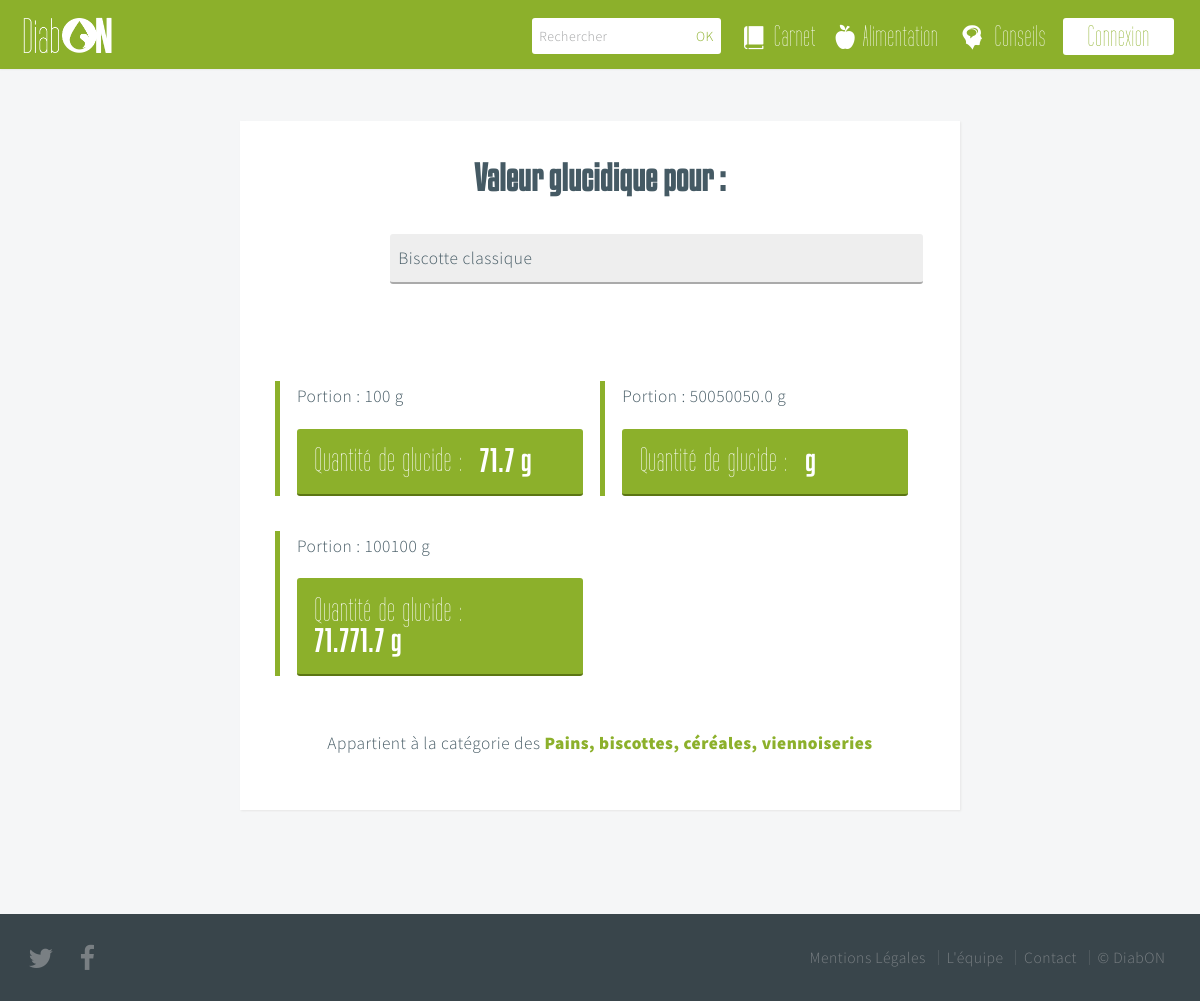
The page /aliment/Biscotteclassique/ on the database its author committed.
### core/models.py (models this page shows, shortened)
class Food(models.Model):
	name = models.CharField(max_length=200)
	slug = models.SlugField(max_length=200)
	weight = models.IntegerField()
	glucide = models.IntegerField()
	category = models.ForeignKey('Category')

class Category(models.Model):
	name = models.CharField(max_length=200)
	slug = models.SlugField(max_length=200)

### core/views.py (the view)
# urls.py: url(r'^aliment/(?P<slug>[\w-]+)/$', 'core.views.aliment_details', name='alimentdetails'),
def aliment_details(request, slug):
	aliment = Food.objects.get(slug=slug)
	return render_to_response('aliment_details.html', {'aliment': aliment})

### templates/aliment_details.html (shortened to what this page needs)
{% extends "layout/base.html" %}
{% block content %}
{% load mathfilters %}
			<section id="work" class="main style3 secondary details-aliment">
				<div class="content container">
					<div class="box container 75%">
						<header>
							<h2>Valeur glucidique pour :</h2>
							<p class="aliment-picture"><img src="#" alt="" /></p>
							<p class="aliment-name">{{aliment.name}}</p>
						</header>
                		<div id="details-aliment-container">
                    		<div class="details-aliment-content">
	                    		<p>Portion : {{aliment.weight}} g</p>
	                    		<div class="glucide">
									<p class="glucide-title">Quantité de glucide :</p>
									<p class="glucide-quantite">{{aliment.glucide}} g</p>
								</div>
							</div>
							<div class="details-aliment-content">
	                    		<p>Portion : {{aliment.weight|mul:3|intdiv:2}} g</p>
	                    		<div class="glucide">
									<p class="glucide-title">Quantité de glucide :</p>
									<p class="glucide-quantite">{{aliment.glucide|mul:3|intdiv:2}} g</p>
								</div>
							</div>
							<div class="details-aliment-content">
	                    		<p>Portion : {{aliment.weight|mul:2}} g</p>
	                    		<div class="glucide">
									<p class="glucide-title">Quantité de glucide :</p>
									<p class="glucide-quantite">{{aliment.glucide|mul:2}} g</p>
								</div>
							</div>
							<p class="aliment-categorie">Appartient à la catégorie des <a href="#">{{aliment.category.name}}</a></p>
						</div>
	                </div>
	            </div>
        	</section>
{% endblock content %}

### static/css/skel.css (style rules this page uses)
html,body,div,span,applet,object,iframe,h1,h2,h3,h4,h5,h6,p,blockquote,pre,a,abbr,acronym,address,big,cite,code,del,dfn,em,img,ins,kbd,q,s,samp,small,strike,strong,sub,sup,tt,var,b,u,i,center,dl,dt,dd,ol,ul,li,fieldset,form,label,legend,table,caption,tbody,tfoot,thead,tr,th,td,article,aside,canvas,details,embed,figure,figcaption,footer,header,hgroup,menu,nav,output,ruby,section,summary,time,mark,audio,video { margin:0;padding:0;border:0;font-size:100%;font:inherit;vertical-align:baseline; }
article,aside,details,figcaption,figure,footer,header,hgroup,menu,nav,section { display:block; }
body { line-height:1; }
body { -webkit-text-size-adjust:none }
*, *:before, *:after { -moz-box-sizing: border-box; -webkit-box-sizing: border-box; box-sizing: border-box; }
.container { margin-left: auto; margin-right: auto; width: 1200px; }
.container.\37 5\25 { width: 900px; }

### static/css/style.css (style rules this page uses)
body { background: #fff; }
body,input,textarea,select { font-family: 'Source Sans Pro', sans-serif; font-weight: 300; font-size: 18pt; line-height: 1.75em; color: #39454b; letter-spacing: 0.5px; }
h1,h2,h3,h4,h5,h6 { font-weight: 900; color: inherit; }
h2 { font-family: 'kenyan_coffeeregular'; font-size: 2.7em; letter-spacing: 0; line-height: 1.25em; }
a { color: #98c593; -moz-transition: all 0.2s ease-in-out, color 0.2s ease-in-out; -webkit-transition: all 0.2s ease-in-out, color 0.2s ease-in-out; -o-transition: all 0.2s ease-in-out, color 0.2s ease-in-out; -ms-transition: all 0.2s ease-in-out, color 0.2s ease-in-out; transition: all 0.2s ease-in-out, color 0.2s ease-in-out; }
p, ul, ol, dl, table { margin-bottom: 1em; }
header { margin-bottom: 1em; }
header p { display: block; margin: 1em 0 0 0; padding: 0 0 0.5em 0; }
section, article { margin-bottom: 3em; }
section > :last-child, article > :last-child { margin-bottom: 0; }
section > .content > :last-child, article > .content > :last-child { margin-bottom: 0; }
.box { background: #fff; color: #455a64; padding: 2em; box-shadow: 1px 1px 2px #e6e6e6; }
.main { position: relative; margin: 0; overflow-x: hidden; }
.main.style3 { text-align: center; padding: 6em 0 6em 0; }
.main.style3.secondary { background: #f5f6f7; }
body { padding-top: 4em; }
header p { margin: 1em 0 2em 0; }
#work.details-aliment { padding-top: 3em; }
#work.details-aliment header { margin-bottom: 2em; }
#work.details-aliment header h2 { font-size: 2em; margin-bottom: 1em; }
#work.details-aliment header p { padding: 0.5em; float: left; margin: 0 1em 0 0; }
#work.details-aliment header p.aliment-name { background: #eee; border-bottom: 2px solid #aaa; border-radius: 3px; width: 82%; margin: 0; text-align: justify; }
#work.details-aliment header p.aliment-picture { width: 15%; height: 5.5em; padding: 0; }
#work.details-aliment p { text-align: left; }
#work.details-aliment p.aliment-categorie { text-align: center; margin-top: 2em; }
#work.details-aliment .details-aliment-content { float: left; border-left: 5px solid #8cb02b; padding-left: 1em; padding-right: 1em; width: 50%; margin-bottom: 1em; margin-top: 1em; }
.glucide { background: #8cb02b; border-bottom: 2px solid #5B7513; padding: 1em; border-radius: 3px; }
.glucide p { color: white; margin: 0; }
.glucide p.glucide-title { font-family: 'tall_filmsregular'; font-size: 2em; text-align: left; float: left; margin-right: 0.5em; }
.glucide p.glucide-quantite { font-family: 'kenyan_coffeeregular'; font-size: 1.75em; text-align: left; float: left; }
#work.details-aliment a { text-decoration: none; font-weight: 900; color: #8cb02b; -moz-transition: all 0.2s ease-in-out, color 0.2s ease-in-out; -webkit-transition: all 0.2s ease-in-out, color 0.2s ease-in-out; -o-transition: all 0.2s ease-in-out, color 0.2s ease-in-out; -ms-transition: all 0.2s ease-in-out, color 0.2s ease-in-out; transition: all 0.2s ease-in-out, color 0.2s ease-in-out; }

### static/css/style-wide.css (style rules this page uses)
body,input,textarea,select { font-size: 17pt; }

### static/css/style-normal.css (style rules this page uses)
body,input,textarea,select { font-size: 15pt; }

### static/css/page-alimentation.css (style rules this page uses)
body { padding-top: 8em; }

### static/css/page-carnet.css (style rules this page uses)
body { padding-top: 8em; }

### static/css/style-narrow.css (style rules this page uses)
body,input,textarea,select { font-size: 13pt; }

### rows shown on the page
Food: name "Biscotte classique", weight "100", glucide "71.7", weight|mul "50050050.0", weight|mul "100100", glucide|mul "71.771.7", category.name "Pains, biscottes, céréales, viennoiseries"
